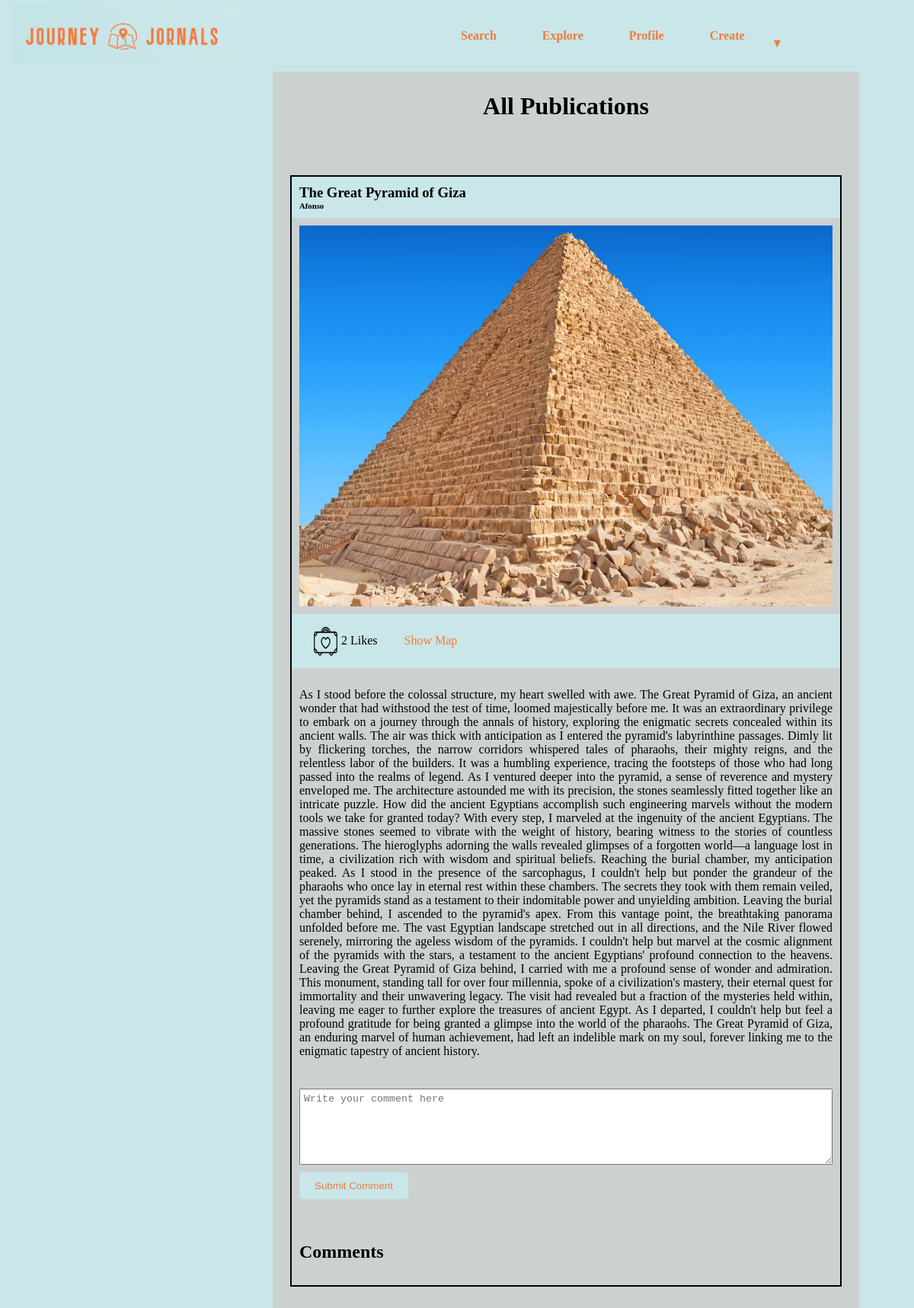
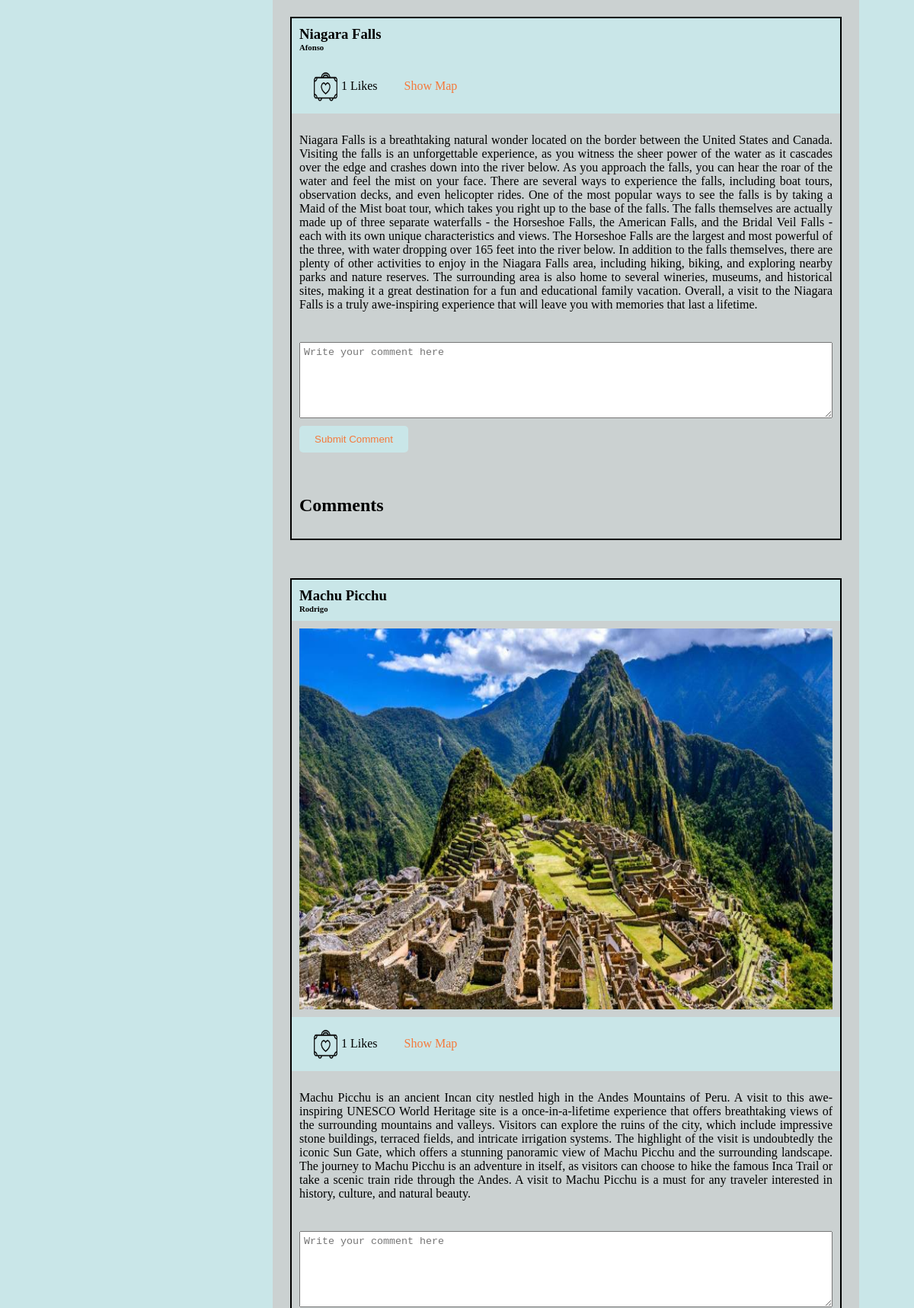
Screenshot of /explore.php (upper part) with the database file from the repository (2 pictures, top to bottom).
### tables this page shows
CREATE TABLE `publication` (
  `id` int(11) NOT NULL,
  `username` varchar(50) NOT NULL,
  `title` varchar(255) NOT NULL,
  `location` varchar(500) NOT NULL,
  `description` varchar(5000) NOT NULL,
  `aproved` tinyint(1) DEFAULT 0,
  `image_name` varchar(255) NOT NULL
);

### session.php (called while the page is built, shortened)
<?php
$username = $_SESSION["username"];

### explore.php (the view, shortened to what this page needs)
<?php
include 'session.php';
include 'connect.php';
$sql = "SELECT * FROM publication WHERE aproved = 1 ORDER BY id DESC";
$result = mysqli_query($link, $sql);
?>
<head>
    <link rel="stylesheet" href="explore.css">
</head>
<header>
    <div class="header">
        <div class="logo-container">
            <a href="homeloged.php?username=<?php echo $username; ?>"><img src="logo.png" class="logo"></a>
        </div>
        <div class="navs">
            <a href="search.php?username=<?php echo $username; ?>">
                <div class="navigator">Search</div>
            </a>
            <a href="explore.php?username=<?php echo $username; ?>">
                <div class="navigator">Explore</div>
            </a>
            <a href="ProfilePage.php?username=<?php echo $username; ?>">
                <div class="navigator">Profile</div>
            </a>
            <a href="create.php?username=<?php echo $username; ?>">
                <div class="navigator">Create</div>
            </a>
        </div>
        <div class="user-dropdown">
            <span class="arrow">▼</span>
        </div>
    </div>
</header>
<body>
    <main class="main-content">
        <h1>All Publications</h1>
        <?php while ($row = mysqli_fetch_assoc($result)): ?>
            <?php
            $publicationId = $row['id'];
            $likeSql = "SELECT * FROM likes WHERE username = '$username' AND publication_id = $publicationId AND `like` = 1";
            $likeResult = mysqli_query($link, $likeSql);
            if ($likeResult) {
                $userLiked = mysqli_num_rows($likeResult) > 0;
            } else {
                die("Error: " . mysqli_error($link));
            }
            $publicationId = $row['id'];
            $countLikesSql = "SELECT COUNT(*) AS likeCount FROM likes WHERE publication_id = $publicationId AND `like` = 1";
            $countLikesResult = mysqli_query($link, $countLikesSql);
            if ($countLikesResult) {
                $countLikesRow = mysqli_fetch_assoc($countLikesResult);
                $likeCount = $countLikesRow['likeCount'];
            } else {
                die("Error: " . mysqli_error($link));
            }
            ?>
            <div class="publication">
                <div class="publication-header">
                    <h3>
                        <?php echo $row['title']; ?>
                    </h3>
                    <h6>
                        <?php echo $row['username']; ?>
                    </h6>
                </div>
                <div class="publication-content">
                    <?php
                    $imagePath = 'publication_images/' . $row['image_name'];
                    if (file_exists($imagePath)) {
                        echo '<img src="' . $imagePath . '" alt="Publication Image" class="publication-image"> ';
                    }
                    ?>
                    <div class="pub-interactions">
                        <?php if ($userLiked): ?>
                            <form action="unlikeexplore.php?username=<?php echo $username; ?>" method="POST">
                                <input type="hidden" name="username" value="<?php echo $username; ?>">
                                <input type="hidden" name="publication_id" value="<?php echo $row['id']; ?>">
                                <button type="submit" name="unlike" class="like"
                                    data-publication-id="<?php echo $row['id']; ?>">
                                    <img src="liked_button-removebg-preview.png" alt="Like" class="like">
                                </button>
                            </form>
                        <?php else: ?>
                            <form action="likeexplore.php?username=<?php echo $username; ?>" method="POST">
                                <button type="submit" name="like" class="like" data-publication-id="<?php echo $row['id']; ?>">
                                    <img src="like_button-removebg-preview.png" alt="Like" class="like">
                                </button>
                            </form>
                        <?php endif; ?>
                        <div class="Nlikes">
                            <?php echo $likeCount . " " . "Likes" ?>
                        </div>
                        <a class="toggle-button" href="#">Show Map</a>
                    </div>
                    <p class="publication-description">
                        <?php echo $row['description']; ?>
                    </p>
                    <div class="comments-session">
                        <div>
                            <form action="add_comment_explore.php?username=<?php echo $username; ?>" method="POST"
                                class="comment-form">
                                <textarea name="comment" placeholder="Write your comment here"></textarea>
                                <input type="submit" value="Submit Comment">
                            </form>
                        </div>
                        <div class="comments">
                            <h2>Comments</h2>
                        </div>
                    </div>
                </div>
            </div>
        <?php endwhile; ?>
    </main>
</body>

### explore.css (style rules this page uses)
.header { background-color: #c9e6e8; position: fixed; top: 0; left: 0; width: 100%; padding: 5px; display: flex; align-items: center; }
a { text-decoration: none; padding: 10px; }
.logo { height: 80px; width: 300px; }
.like { margin-top: 5px; margin-left: 10px; height: 40px; width: 40px; padding: 0; border: none; background-color: #c9e6e8; display: inline-block; }
.Nlikes { margin-left: 10px; margin-right: 5px; }
.pub-interactions { display: inline-block; display: flex; align-items: center; background-color: #c9e6e8; padding: 5px; }
.toggle-button { background-color: #c9e6e8; padding: 10px 20px; border-radius: 5px; cursor: pointer; color: #f5793b; margin-left: 10px; }
.publication-image { width: 700px; height: 500px; padding: 10px; }
p { justify-content: center; text-align: justify; width: 700px; padding: 10px; }
.publication-header { padding: 10px; background-color: #c9e6e8; }
.publication { margin-top: 50px; border: solid black 2px; }
h6 { margin-top: 0; margin-bottom: 0; }
h3 { margin-top: 0; margin-bottom: 0; }
.navs { display: flex; align-items: center; justify-content: center; margin-left: 250px; font-weight: bold; }
.navigator { display: inline-flex; align-items: center; justify-content: center; background-color: #c9e6e8; padding: 10px 20px; border-radius: 5px; cursor: pointer; color: #f5793b; margin-right: 0px; }
.main-content { display: flex; flex-direction: column; align-items: center; margin-top: 90px; margin-left: 350px; padding: 10px; background-color: #cccc; width: 750px; }
.user-dropdown { position: relative; display: inline-block; }
.arrow { cursor: pointer; padding: 5px; color: #f5793b; }
.comment-form { margin-top: 20px; display: flex; flex-direction: column; align-items: flex-start; padding: 10px; }
.comment-form textarea { width: 100%; height: 100px; padding: 5px; resize: vertical; margin-bottom: 10px; }
.comment-form input[type="submit"] { background-color: #c9e6e8; color: #f5793b; padding: 10px 20px; border: none; border-radius: 5px; cursor: pointer; }
.comments { text-align: justify; padding:10px; }

### rows the page displays
publication: title "The Great Pyramid of Giza", username "Afonso", image_name (picture), likeCount "2", description "As I stood before the colossal structure, my heart swelled with awe. The Great Pyramid of Giza, an ancient wonder that had withstood the test of time, loomed majestically before me. It was an extraordinary privilege to embark on a journey through the annals of history, exploring the enigmatic secrets concealed within its ancient walls. The air was thick with anticipation as I entered the pyramid's labyrinthine passages. Dimly lit by flickering torches, the narrow corridors whispered tales of pharaohs, their mighty reigns, and the relentless labor of the builders. It was a humbling experience, tracing the footsteps of those who had long passed into the realms of legend. As I ventured deeper…"
publication: title "Niagara Falls", username "Afonso", likeCount "1", description "Niagara Falls is a breathtaking natural wonder located on the border between the United States and Canada. Visiting the falls is an unforgettable experience, as you witness the sheer power of the water as it cascades over the edge and crashes down into the river below. As you approach the falls, you can hear the roar of the water and feel the mist on your face. There are several ways to experience the falls, including boat tours, observation decks, and even helicopter rides. One of the most popular ways to see the falls is by taking a Maid of the Mist boat tour, which takes you right up to the base of the falls. The falls themselves are actually made up of three separate waterfalls - the…"
publication: title "Machu Picchu", username "Rodrigo", image_name (picture), likeCount "1", description "Machu Picchu is an ancient Incan city nestled high in the Andes Mountains of Peru. A visit to this awe-inspiring UNESCO World Heritage site is a once-in-a-lifetime experience that offers breathtaking views of the surrounding mountains and valleys. Visitors can explore the ruins of the city, which include impressive stone buildings, terraced fields, and intricate irrigation systems. The highlight of the visit is undoubtedly the iconic Sun Gate, which offers a stunning panoramic view of Machu Picchu and the surrounding landscape. The journey to Machu Picchu is an adventure in itself, as visitors can choose to hike the famous Inca Trail or take a scenic train ride through the Andes. A visit to…"
